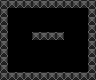

A level layout from a 2D game, rendered from its tile map. Below: a short description, then the map file with its tile-grid data intact:
An orthogonal 12x10 tile map with 8x8 px tiles, 2 tile layers (bg, blocks) and 9 objects.

<map version="1.0" orientation="orthogonal" renderorder="right-down" width="12" height="10" tilewidth="8" tileheight="8" nextobjectid="78">
 <properties>
  <property name="constraint" value="1000" />
  <property name="links" value="0-0-TLRB" />
  <property name="needed" value="3" />
  <property name="size" value="1x1" />
  <property name="type" value="common" />
 </properties>
 <tileset firstgid="1" name="tiles" tilewidth="8" tileheight="8" tilecount="50">
  <image source="tiles.png" width="80" height="40" />
  <tile id="2">
   <properties>
    <property name="link" value="top" />
   </properties>
  </tile>
  <tile id="3">
   <properties>
    <property name="link" value="right" />
   </properties>
  </tile>
  <tile id="4">
   <properties>
    <property name="link" value="bot" />
   </properties>
  </tile>
  <tile id="5">
   <properties>
    <property name="link" value="left" />
   </properties>
  </tile>
 </tileset>
 <layer name="bg" width="12" height="10">
  <data encoding="csv">
2,2,2,2,2,2,2,2,2,2,2,2,
2,2,2,2,2,2,2,2,2,2,2,2,
2,2,2,2,2,2,2,2,2,2,2,2,
2,2,2,2,2,2,2,2,2,2,2,2,
2,2,2,2,2,2,2,2,2,2,2,2,
2,2,2,2,2,2,2,2,2,2,2,2,
2,2,2,2,2,2,2,2,2,2,2,2,
2,2,2,2,2,2,2,2,2,2,2,2,
2,2,2,2,2,2,2,2,2,2,2,2,
2,2,2,2,2,2,2,2,2,2,2,2
</data>
 </layer>
 <layer name="blocks" width="12" height="10">
  <data encoding="csv">
1,1,1,1,1,1,1,1,1,1,1,1,
1,0,0,0,0,0,0,0,0,0,0,1,
1,0,0,0,0,0,0,0,0,0,0,1,
1,0,0,0,0,0,0,0,0,0,0,1,
1,0,0,0,1,1,1,1,0,0,0,1,
1,0,0,0,0,0,0,0,0,0,0,1,
1,0,0,0,0,0,0,0,0,0,0,1,
1,0,0,0,0,0,0,0,0,0,0,1,
1,0,0,0,0,0,0,0,0,0,0,1,
1,1,1,1,1,1,1,1,1,1,1,1
</data>
 </layer>
 <objectgroup name="collision">
  <object id="41" x="0" y="0" width="8" height="56" />
  <object id="43" x="88" y="0" width="8" height="56" />
  <object id="60" x="8" y="0" width="32" height="8" />
  <object id="61" x="56" y="0" width="32" height="8" />
  <object id="63" x="0" y="72" width="40" height="8" />
  <object id="65" x="56" y="72" width="40" height="8" />
  <object id="72" x="32" y="32" width="32" height="8" />
 </objectgroup>
 <objectgroup name="pickups" />
 <objectgroup name="ability-pickups">
  <object id="76" x="16" y="16" width="8" height="8">
   <ellipse />
  </object>
  <object id="77" x="72" y="16" width="8" height="8">
   <ellipse />
  </object>
 </objectgroup>
</map>